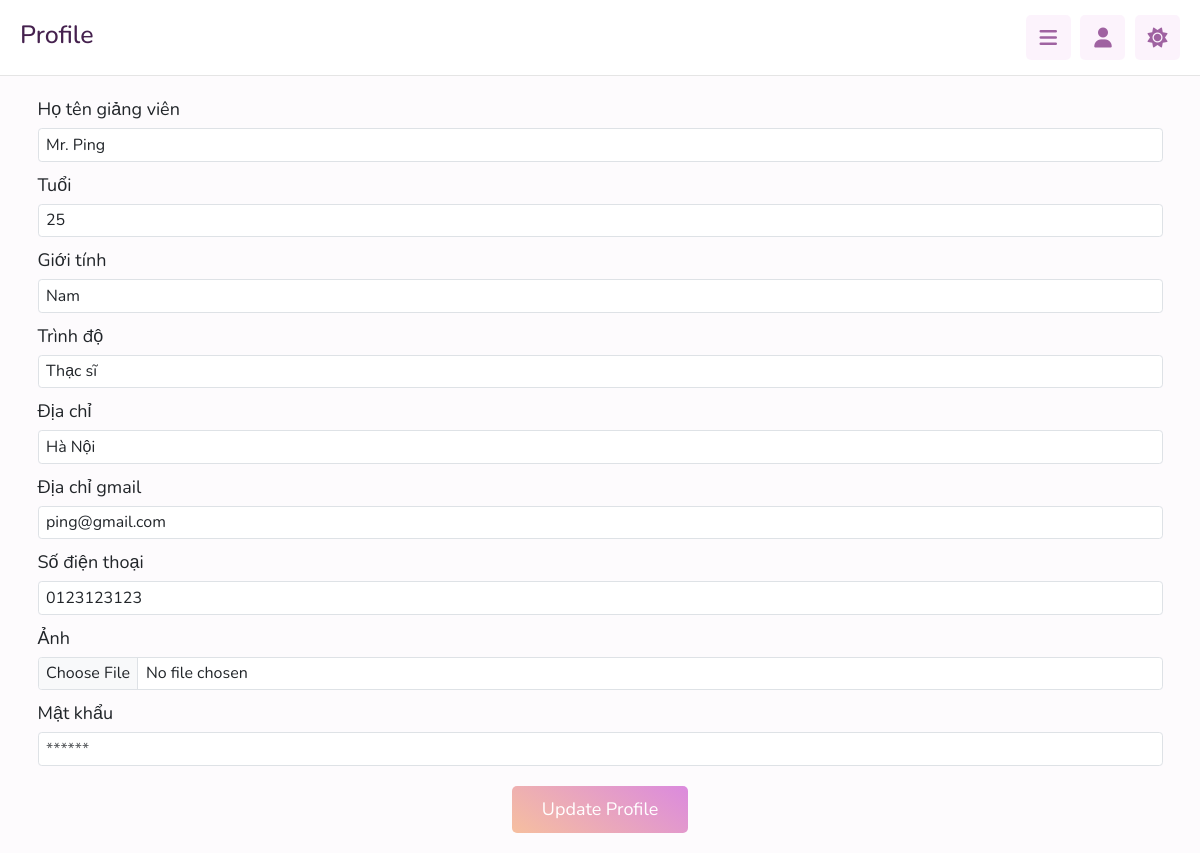
Page /profile.php (signed in) on the committed database.
### tables this page shows
CREATE TABLE `giangvien` (
  `id` int(11) NOT NULL,
  `hoten` varchar(255) NOT NULL,
  `tuoi` int(11) NOT NULL,
  `anh` char(100) NOT NULL,
  `gioitinh` varchar(255) NOT NULL,
  `trinhdo` varchar(255) NOT NULL,
  `diachi` varchar(255) NOT NULL,
  `sodienthoai` varchar(10) NOT NULL,
  `gmail` varchar(255) NOT NULL
);

### profile.php (the view, shortened to what this page needs)
<?php
include "connect.php";
$user_id = $_SESSION['id_user'] ;
$sql1 = "select * from giangvien where id = (select id_gv from taikhoan_gv where id_user = $user_id)";
$stmt1 = $conn->prepare($sql1);
$query = $stmt1->execute();
$result = $stmt1->fetch(PDO::FETCH_ASSOC);
?>
<!DOCTYPE html>
<html lang="en">
<head>
   <link rel="stylesheet" href="https://cdnjs.cloudflare.com/ajax/libs/font-awesome/6.1.2/css/all.min.css">
   <link href="https://cdn.jsdelivr.net/npm/bootstrap@5.3.3/dist/css/bootstrap.min.css" rel="stylesheet">
   <link rel="stylesheet" href="css/style.css">
</head>
<body>
   <header class="header">
      <section class="flex">
        <h1>Profile</h1>
   <?php
   include "sidebar.php";
   ?>
<section class="addcourse">
   <div class="container">
      <form action="" method="post" enctype="multipart/form-data">
        <div class="mb-3">
            <label for="exampleFormControlInput1" class="form-label">Họ tên giảng viên</label>
            <input type="text" name="hoten" class="form-control" value="<?php echo $result['hoten']?>" >
        </div>
        <div class="mb-3">
            <label for="exampleFormControlInput1" class="form-label">Tuổi</label>
            <input type="text" name="tuoi" class="form-control" value="<?php echo $result['tuoi']?>" >
        </div>
        <div class="mb-3">
            <label for="exampleFormControlInput1" class="form-label">Giới tính</label>
            <input type="text" name="gioitinh" class="form-control" value="<?php echo $result['gioitinh']?>" >
        </div>
        <div class="mb-3">
            <label for="exampleFormControlInput1" class="form-label">Trình độ</label>
            <input type="text" name="trinhdo" class="form-control" value="<?php echo $result['trinhdo']?>" >
        </div>
        <div class="mb-3">
            <label for="exampleFormControlInput1" class="form-label">Địa chỉ</label>
            <input type="text" name="diachi" class="form-control" value="<?php echo $result['diachi']?>" >
        </div>
        <div class="mb-3">
            <label for="exampleFormControlInput1" class="form-label">Địa chỉ gmail</label>
            <input type="text" name="gmail" class="form-control" value="<?php echo $result['gmail']?>" >
        </div>
        <div class="mb-3">
            <label for="exampleFormControlInput1" class="form-label">Số điện thoại</label>
            <input type="text" name="sodienthoai" class="form-control" value="<?php echo $result['sodienthoai']?>" >
        </div>
        <div class="mb-3">
            <label for="formFile" class="form-label">Ảnh</label>
            <input class="form-control" name="anh" type="file" value="<?php echo $result['anh']?>">
        </div>
        <div class="mb-3">
            <label for="exampleFormControlInput1" class="form-label">Mật khẩu</label>
            <input type="password" name="passs" class="form-control" placeholder="******">
        </div>
        <center>
        <button type="submit" name="submit" value="submit"class="inline-btn">update profile</button>
        </center>
        </form>
   </div>
</section>
</body>
</html>

### css/style.css (style rules this page uses)
:root { --main-color:#db8ade; --red:#e74c3c; --orange:#f39c12; --light-color:#888; --light-bg:#f5dcf51a; --light-bg2:#f5dcf55b; --black:#45214e; --white:#fff; --border:.1rem solid rgba(124, 124, 124, 0.2); }
* { font-family: 'Nunito', sans-serif; margin:0; padding:0; box-sizing: border-box; outline: none; border:none; text-decoration: none; }
html { font-size: 62.5%; overflow-x: hidden; }
body { background-color: var(--light-bg); padding-left: 30rem; }
section { padding:2rem; margin: 0 auto; max-width: 1200px; }
.inline-btn, .inline-option-btn, .inline-delete-btn, .btn, .delete-btn, .option-btn { border-radius: .5rem; color:#fff; font-size: 1.8rem; cursor: pointer; text-transform: capitalize; padding:1rem 3rem; text-align: center; margin-top: 1rem; text-decoration: none; }
.inline-btn, .inline-option-btn, .inline-delete-btn { display: inline-block; }
.btn, .inline-btn { background: linear-gradient(-145deg, rgba(219,138,222,1) 0%, rgba(246,191,159,1) 100%); }
.header { position: sticky; top:0; left:0; right: 0; background-color: var(--white); z-index: 1000; border-bottom: var(--border); }
.header .flex { display: flex; align-items: center; justify-content: space-between; position: relative; padding: 1.5rem 2rem; }
@media (max-width:1200px) { body { padding-left: 0; } }
.addcourse form, .addcourse form input, .addcourse form select, .addcourse form option, .addcourse form textarea { font-size: 16px; }
h1 { color: var(--black); }
label { font-size: 18px; text-align: left; }

### rows in the picture
giangvien: hoten "Mr. Ping", tuoi "25", gioitinh "Nam", trinhdo "Thạc sĩ", diachi "Hà Nội", gmail "ping@gmail.com", sodienthoai "0123123123"
